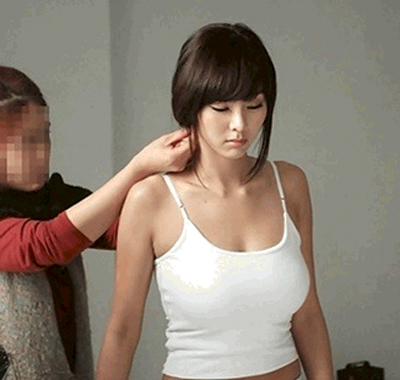
//> input picture dsp_proj/backup/Gna.jpg, 400 x 380 px
$ ./cv33   (built with g++ and OpenCV 4)
//> lines starting //> are read from the running program, lines starting //| are printed output that depends on the picture; after the words box and inside, x2 and y2 are one past the last pixel; in counts of white or black regions, pixels touching at a corner belong together
/*
 * cv27.cpp
 *
 *  Created on: Jun 27, 2018
 *      Author: howi
 */


//#include "opencv.hpp"
#include <opencv2/opencv.hpp>

using namespace cv;
using namespace std;


int main(void)
{
    Mat srcImage = imread("Gna.jpg", IMREAD_GRAYSCALE);
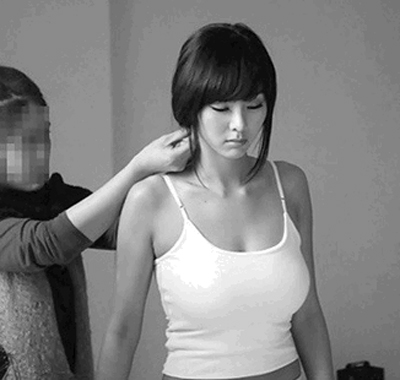
//> srcImage: 380 rows x 400 cols, CV_8UC1; min 0, max 255, mean 130.3

    if(srcImage.empty())
        return -1;

    Rect rtROI(120, 150, 200, 200);
    Mat roi = srcImage(rtROI);
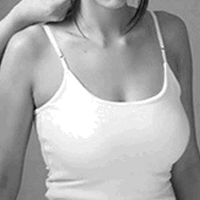
//> roi: 200 rows x 200 cols, CV_8UC1; min 10, max 255, mean 172.8
    rectangle(srcImage, rtROI, Scalar::all(0));
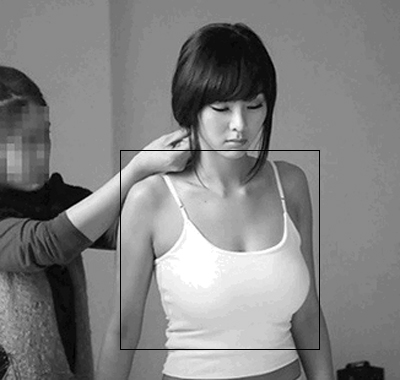
//> srcImage: 380 rows x 400 cols, CV_8UC1; 0.52% of pixels changed, all inside (x1, y1, x2, y2) = (120, 150, 320, 350)
    imshow("srcImage",srcImage);

    Mat dstImage = repeat(roi, 2, 2);
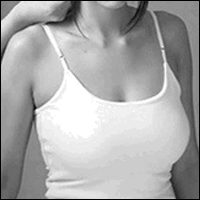
//> roi: 200 rows x 200 cols, CV_8UC1; 1.99% of pixels changed, all inside (x1, y1, x2, y2) = (0, 0, 200, 200)
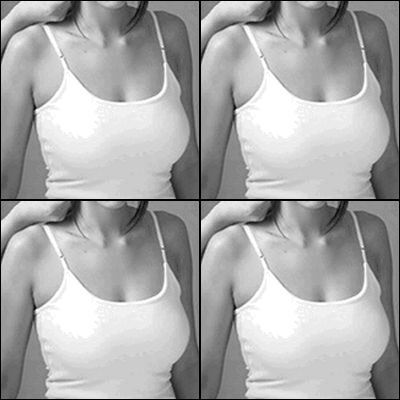
//> dstImage: 400 rows x 400 cols, CV_8UC1; min 0, max 255, mean 169.8
    imshow("dstImage", dstImage);


    waitKey();


    return 0;
}
